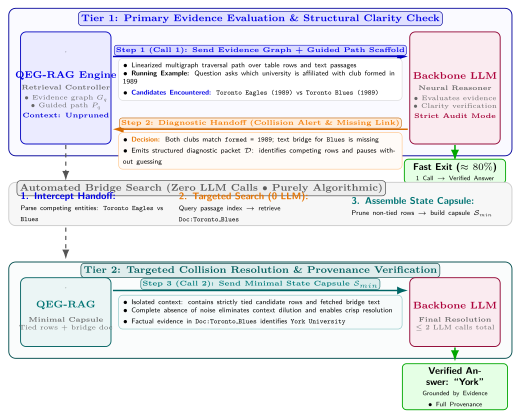

Write Python code to recreate this figure.
import subprocess

latex_content = r"""\documentclass[tikz,border=2mm]{standalone}
\usepackage{tikz}
\usetikzlibrary{arrows.meta,positioning,shapes.geometric,fit,backgrounds,calc}
\usepackage{lmodern}

\begin{document}
\begin{tikzpicture}[
  >=Latex,
  font=\sffamily\scriptsize,
  % Panels
  tier_panel/.style={draw=#1!60!black, fill=#1!2!white, rounded corners=5pt, line width=0.65pt},
  title_badge/.style={fill=#1!12, draw=#1!60!black, line width=0.45pt, rounded corners=2.5pt, font=\bfseries\scriptsize, text=#1!90!black, inner sep=2pt},
  % Actor cards
  actor_card/.style={draw=#1!75!black, fill=#1!8, rounded corners=4pt, line width=0.65pt, inner sep=2.5pt},
  % Message capsules
  packet_box/.style={draw=gray!30, fill=white, rounded corners=3pt, line width=0.45pt, inner sep=3pt},
  msg_label/.style={fill=#1!14, draw=#1!75!black, line width=0.4pt, rounded corners=2pt, inner sep=1.2pt, font=\bfseries\tiny, text=#1!95!black},
  % Exits
  exit_box/.style={draw=green!65!black, fill=green!10, rounded corners=3pt, line width=0.65pt, inner sep=2.5pt, align=center},
  % Arrows
  fwd_arrow/.style={->, line width=1.05pt, draw=blue!75!black},
  ret_arrow/.style={->, line width=1.05pt, draw=orange!85!black},
  succ_arrow/.style={->, line width=1.1pt, draw=green!65!black},
  step_arrow/.style={->, line width=0.85pt, draw=gray!65!black, dashed}
]

% ==========================================================
% ICON MACROS
% ==========================================================

% Brain Icon (x, y, scale, color)
\def\drawbrain#1#2#3#4{
  \begin{scope}[shift={(#1)}, scale=#3]
    % Left hemisphere
    \draw[fill=#4!18, draw=#4!85!black, line width=0.7pt]
      (0, 0.72) 
      .. controls (-0.35, 0.82) and (-0.72, 0.62) .. (-0.72, 0.28)
      .. controls (-0.92, 0.12) and (-0.92, -0.22) .. (-0.68, -0.34)
      .. controls (-0.76, -0.58) and (-0.52, -0.78) .. (-0.28, -0.68)
      .. controls (-0.18, -0.82) and (-0.05, -0.68) .. (0, -0.58)
      -- cycle;
    % Right hemisphere
    \draw[fill=#4!18, draw=#4!85!black, line width=0.7pt]
      (0, 0.72) 
      .. controls (0.35, 0.82) and (0.72, 0.62) .. (0.72, 0.28)
      .. controls (0.92, 0.12) and (0.92, -0.22) .. (0.68, -0.34)
      .. controls (0.76, -0.58) and (0.52, -0.78) .. (0.28, -0.68)
      .. controls (0.18, -0.82) and (0.05, -0.68) .. (0, -0.58)
      -- cycle;
    % Midline
    \draw[#4!85!black, line width=0.7pt] (0, 0.70) -- (0, -0.56);
    % Neural nodes & synapses (Left)
    \fill[#4!85!black] (-0.32, 0.36) circle (1.1pt);
    \fill[#4!85!black] (-0.50, 0.02) circle (1.1pt);
    \fill[#4!85!black] (-0.22, -0.12) circle (1.1pt);
    \fill[#4!85!black] (-0.38, -0.42) circle (1.1pt);
    \draw[#4!65!black, line width=0.4pt] (-0.32, 0.36) -- (-0.50, 0.02) -- (-0.22, -0.12) -- (-0.38, -0.42);
    \draw[#4!65!black, line width=0.4pt] (-0.32, 0.36) -- (-0.22, -0.12);
    % Neural nodes & synapses (Right)
    \fill[#4!85!black] (0.32, 0.36) circle (1.1pt);
    \fill[#4!85!black] (0.50, 0.02) circle (1.1pt);
    \fill[#4!85!black] (0.22, -0.12) circle (1.1pt);
    \fill[#4!85!black] (0.38, -0.42) circle (1.1pt);
    \draw[#4!65!black, line width=0.4pt] (0.32, 0.36) -- (0.50, 0.02) -- (0.22, -0.12) -- (0.38, -0.42);
    \draw[#4!65!black, line width=0.4pt] (0.32, 0.36) -- (0.22, -0.12);
    % Synaptic bridge
    \draw[#4!60!black, line width=0.4pt, dashed] (-0.22, -0.12) -- (0.22, -0.12);
  \end{scope}
}

% Graph/System Icon Macro (x, y, scale, color)
\def\drawkgicon#1#2#3#4{
  \begin{scope}[shift={(#1)}, scale=#3]
    \draw[fill=#4!18, draw=#4!85!black, rounded corners=2pt, line width=0.65pt] (-0.65,-0.55) rectangle (0.65,0.55);
    \fill[orange!90!black] (-0.35, 0.22) circle (1.4pt);
    \fill[blue!90!black] (0.35, 0.22) circle (1.4pt);
    \fill[green!80!black] (0, -0.28) circle (1.4pt);
    \draw[gray!75!black, line width=0.45pt] (-0.35, 0.22) -- (0.35, 0.22) -- (0, -0.28) -- cycle;
  \end{scope}
}

% ==========================================================
% GEOMETRY SETUP
% Total width: 12.8cm, Center: 6.4cm
% Actor 1 (Left): X = 1.45cm (width = 2.3cm)
% Actor 2 (Right): X = 11.35cm (width = 2.3cm)
% Interaction Area: X = 2.7cm to 10.1cm (width = 7.4cm)
% ==========================================================

% ==========================================================
% TIER 1 PANEL: INITIAL REASONING & CLARITY AUDIT
% ==========================================================
\node[tier_panel=blue, minimum width=12.8cm, minimum height=3.75cm] (p1) at (6.4, 4.05) {};
\node[title_badge=blue, anchor=north] at (6.4, 5.85) {Tier 1: Primary Evidence Evaluation \& Structural Clarity Check};

% Left Actor (QEG-RAG)
\node[actor_card=blue, minimum width=2.3cm, minimum height=2.85cm] (qeg1) at (1.45, 3.9) {};
\drawkgicon{1.45, 4.75}{0.65}{blue};
\node[font=\bfseries\scriptsize, text=blue!90!black] at (1.45, 4.22) {QEG-RAG Engine};
\node[font=\fontsize{4.8pt}{5.6pt}\selectfont, text=gray!80!black, align=center] at (1.45, 3.55) {
  \textbf{Retrieval Controller}\\[0.6mm]
  $\bullet$ Evidence graph $G_q$\\
  $\bullet$ Guided path $P_q$\\[0.6mm]
  \textcolor{blue!85!black}{\textbf{Context: Unpruned}}
};

% Right Actor (LLM Reasoner with Brain Icon)
\node[actor_card=purple, minimum width=2.3cm, minimum height=2.85cm] (llm1) at (11.35, 3.9) {};
\drawbrain{11.35, 4.75}{0.65}{purple};
\node[font=\bfseries\scriptsize, text=purple!90!black] at (11.35, 4.22) {Backbone LLM};
\node[font=\fontsize{4.8pt}{5.6pt}\selectfont, text=gray!80!black, align=center] at (11.35, 3.55) {
  \textbf{Neural Reasoner}\\[0.6mm]
  $\bullet$ Evaluates evidence\\
  $\bullet$ Clarity verification\\[0.6mm]
  \textcolor{purple!85!black}{\textbf{Strict Audit Mode}}
};

% --- Turn 1: Request Arrow (QEG-RAG -> LLM) ---
\draw[fwd_arrow] (2.65, 4.7) -- (10.15, 4.7);
\node[msg_label=blue, anchor=south] at (6.4, 4.72) {Step 1 (Call 1): Send Evidence Graph + Guided Path Scaffold};

% Packet 1 (Turn 1 Data)
\node[packet_box, text width=7.0cm, align=left] at (6.4, 4.12) {
  {\fontsize{5.0pt}{5.9pt}\selectfont
  $\bullet$ Linearized multigraph traversal path over table rows and text passages\\
  $\bullet$ \textbf{Running Example:} Question asks which university is affiliated with club formed in 1989\\
  $\bullet$ \textcolor{blue!90!black}{\textbf{Candidates Encountered:}} \texttt{Toronto Eagles (1989)} vs \texttt{Toronto Blues (1989)}}
};

% --- Turn 1: Outcomes ---
% Outcome A: Fast Exit (Right exit arrow)
\draw[succ_arrow] (11.35, 2.45) -- (11.35, 2.05);
\node[exit_box, text width=2.4cm, anchor=north] at (11.35, 2.1) {
  \textbf{Fast Exit ($\approx 80\%$)}\\[-0.2mm]
  {\fontsize{4.6pt}{5.4pt}\selectfont 1 Call $\to$ Verified Answer}
};

% Outcome B: Collision Detected -> Diagnostic Handoff (Return Arrow to QEG-RAG)
\draw[ret_arrow] (10.15, 2.85) -- (2.65, 2.85);
\node[msg_label=orange, anchor=south] at (6.4, 2.87) {Step 2: Diagnostic Handoff (Collision Alert \& Missing Link)};

% Packet 2 (Handoff Payload)
\node[packet_box, draw=orange!45, fill=orange!3, text width=7.0cm, align=left] at (6.4, 2.3) {
  {\fontsize{5.0pt}{5.9pt}\selectfont
  $\bullet$ \textcolor{orange!90!black}{\textbf{Decision:}} Both clubs match \texttt{formed = 1989}; text bridge for \texttt{Blues} is missing\\
  $\bullet$ Emits structured diagnostic packet $\mathcal{D}$: identifies competing rows and pauses without guessing}
};

% ==========================================================
% BRIDGE PHASE: ZERO-LLM TARGETED RETRIEVAL
% ==========================================================
\node[tier_panel=gray, fill=gray!6, draw=gray!40, minimum width=12.8cm, minimum height=1.1cm] (p_mid) at (6.4, 0.95) {};
\node[title_badge=gray!80!black, anchor=west] at (0.2, 1.35) {Automated Bridge Search (Zero LLM Calls $\bullet$ Purely Algorithmic)};

\node[text width=12.2cm, align=left] at (6.4, 0.88) {
  \begin{minipage}{0.31\linewidth}
    \textcolor{blue!90!black}{\textbf{1. Intercept Handoff:}}\\
    {\fontsize{4.9pt}{5.7pt}\selectfont Parse competing entities: \texttt{Toronto Eagles} vs \texttt{Blues}}
  \end{minipage}
  \hfill
  \begin{minipage}{0.34\linewidth}
    \textcolor{orange!90!black}{\textbf{2. Targeted Search (0 LLM):}}\\
    {\fontsize{4.9pt}{5.7pt}\selectfont Query passage index $\to$ retrieve \texttt{Doc:Toronto\_Blues}}
  \end{minipage}
  \hfill
  \begin{minipage}{0.31\linewidth}
    \textcolor{teal!90!black}{\textbf{3. Assemble State Capsule:}}\\
    {\fontsize{4.9pt}{5.7pt}\selectfont Prune non-tied rows $\to$ build capsule $\mathcal{S}_{\text{min}}$}
  \end{minipage}
};

% Vertical sequence connectors on QEG-RAG side
\draw[step_arrow] (1.45, 2.45) -- (1.45, 1.55);
\draw[step_arrow] (1.45, 0.35) -- (1.45, -0.45);

% ==========================================================
% TIER 2 PANEL: TARGETED RESOLUTION & GROUNDING
% ==========================================================
\node[tier_panel=teal, fill=teal!2!white, minimum width=12.8cm, minimum height=2.45cm] (p2) at (6.4, -1.75) {};
\node[title_badge=teal!80!black, anchor=north] at (6.4, -0.55) {Tier 2: Targeted Collision Resolution \& Provenance Verification};

% Left Actor (Tier 2 QEG-RAG)
\node[actor_card=teal, minimum width=2.3cm, minimum height=1.75cm] (qeg2) at (1.45, -1.8) {};
\drawkgicon{1.45, -1.25}{0.55}{teal};
\node[font=\bfseries\scriptsize, text=teal!90!black] at (1.45, -1.62) {QEG-RAG};
\node[font=\fontsize{4.8pt}{5.6pt}\selectfont, text=gray!80!black, align=center] at (1.45, -2.1) {
  \textbf{Minimal Capsule}\\
  Tied rows + bridge doc
};

% Right Actor (Tier 2 LLM Reasoner with Brain Icon)
\node[actor_card=purple, minimum width=2.3cm, minimum height=1.75cm] (llm2) at (11.35, -1.8) {};
\drawbrain{11.35, -1.25}{0.55}{purple};
\node[font=\bfseries\scriptsize, text=purple!90!black] at (11.35, -1.62) {Backbone LLM};
\node[font=\fontsize{4.8pt}{5.6pt}\selectfont, text=gray!80!black, align=center] at (11.35, -2.1) {
  \textbf{Final Resolution}\\
  $\le 2$ LLM calls total
};

% --- Turn 2: Request Arrow (QEG-RAG -> LLM) ---
\draw[fwd_arrow, draw=teal!80!black] (2.65, -1.25) -- (10.15, -1.25);
\node[msg_label=teal, anchor=south] at (6.4, -1.23) {Step 3 (Call 2): Send Minimal State Capsule $\mathcal{S}_{\text{min}}$};

% Packet 3 (Turn 2 Data)
\node[packet_box, draw=teal!45, fill=teal!3, text width=7.0cm, align=left] at (6.4, -1.8) {
  {\fontsize{5.0pt}{5.9pt}\selectfont
  $\bullet$ Isolated context: contains strictly tied candidate rows and fetched bridge text\\
  $\bullet$ Complete absence of noise eliminates context dilution and enables crisp resolution\\
  $\bullet$ Factual evidence in \texttt{Doc:Toronto\_Blues} identifies \texttt{York University}}
};

% --- Turn 2: Final Verified Resolution Arrow ---
\draw[succ_arrow] (11.35, -2.7) -- (11.35, -3.05);
\node[exit_box, text width=2.5cm, anchor=north] at (11.35, -3.1) {
  \textbf{Verified Answer: ``York''}\\[-0.2mm]
  {\fontsize{4.6pt}{5.4pt}\selectfont Grounded by Evidence $\bullet$ Full Provenance}
};

\end{tikzpicture}
\end{document}
"""

with open("/workspace/kiennt/online-kg-rag/paper_v2/figures/generate_fig3_perfect.tex", "w") as f:
    f.write(latex_content)

cmd = "pdflatex -interaction=nonstopmode generate_fig3_perfect.tex && pdftoppm -png -r 150 generate_fig3_perfect.pdf fig3_perfect_out"
res = subprocess.run(cmd, shell=True, cwd="/workspace/kiennt/online-kg-rag/paper_v2/figures", capture_output=True, text=True)
print("Return code:", res.returncode)
